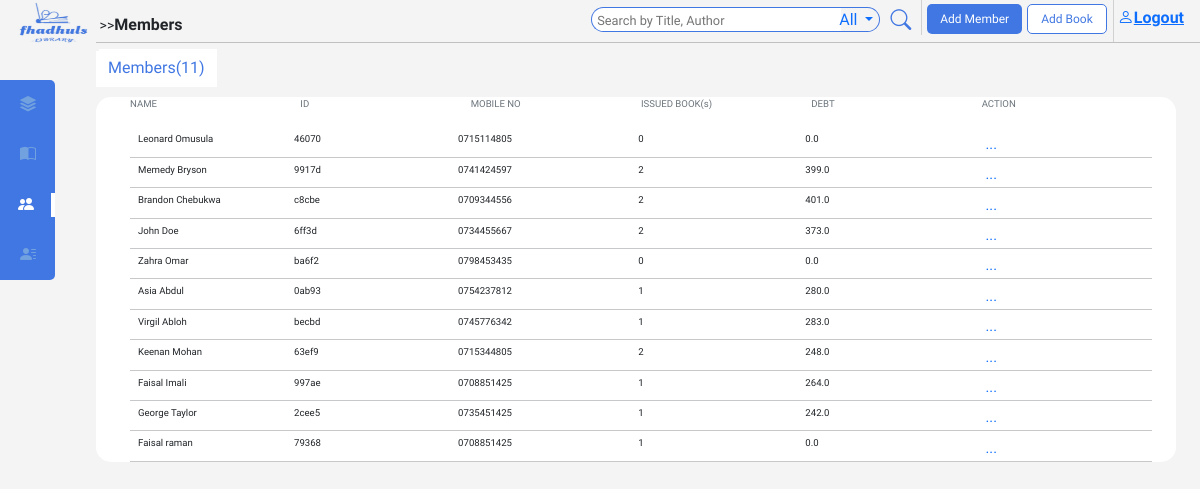
The page /members/ (signed in) on the database as committed earlier.
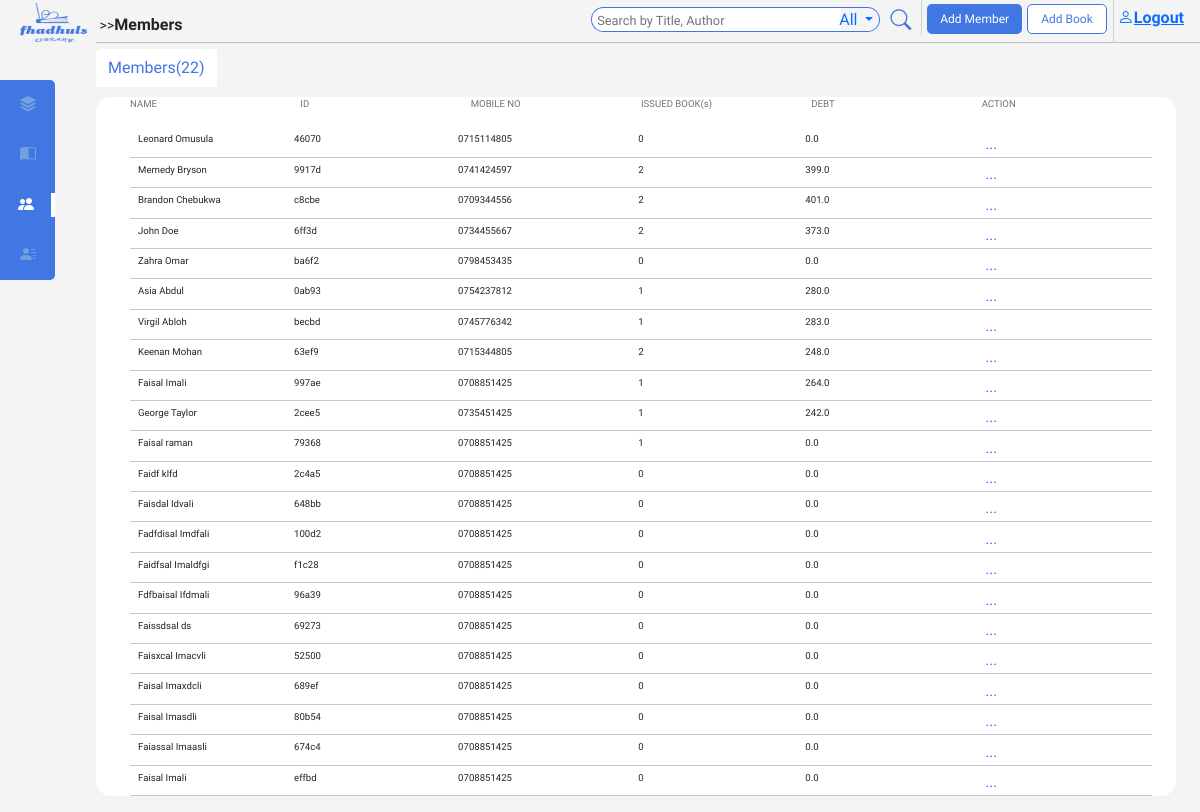
The same page on the database as committed later.
### main/models.py (models this page shows, shortened)
class Member(models.Model):
    member_id = models.UUIDField(default=uuid.uuid4, editable=False)
    first_name = models.CharField(max_length=200)
    last_name = models.CharField(max_length=200)
    GENDERS = [('male', 'male'),
                ('female', 'female')
        ]
    gender = models.CharField(max_length=10, choices=GENDERS, null=True)
    age = models.IntegerField(null=True)
    debt = models.FloatField(default=0.0)
    member_since = models.DateTimeField(auto_now_add=True)
    profile_img = CloudinaryField('image')
    address = models.CharField(max_length=200)
    mobile_no = models.CharField(max_length=10)
    national_id = models.CharField(max_length=8)
    email = models.CharField(max_length=200)

### main/views.py (the view)
# urls.py: path('members/', views.MembersDetails, name='membersdetails'),
@login_required(login_url='login')
def MembersDetails(request):
    members = Member.objects.all()
    context = {'members': members, 'mr': 'mr'}
    return render(request, 'main/members.html', context)

### main/templates/main/members.html (shortened to what this page needs)
{% extends 'main/base.html' %}
{% block content %}
{% include 'main/navbar.html' %}
<div class="mCount">Members({{ members.count }})</div>
<div id='bookPage'>
    <ul>
        <li id="sectionHeader" class="d-flex justify-content-between ps-md-4 pe-md-4">
          <p class="text-secondary text-start" style="width: 20%">NAME</p>
          <p class="text-secondary text-start hideSm" style="width: 20%">ID</p>
          <p class="text-secondary text-start" style="width: 20%">MOBILE NO</p>
          <p class="text-secondary text-start" style="width: 20%">ISSUED BOOK(s)</p>
          <p class="text-secondary text-start hideSm" style="width: 20%">DEBT</p>
          <p class="text-secondary text-start" style="width: 20%">ACTION</p>
        </li>
        <li>
       <ul class="ps-0 ps-md-4 pe-md-4">
        {% for member in members %}
        <li class="listDIvider d-flex justify-content-between align-items-center text-dark">
          <p class="text-start d-flex"><span><img class="bookImg" height="30px" src="{{ book.img_url}}" alt=""></span> <span class="ms-2" > {{ member.first_name}} {{ member.last_name}} </span> </p>
          <p class="text-start hideSm">{{ member.member_id|stringformat:"s" |slice:":5"}}</p>
          <p>{{ member.mobile_no }}</p>
          {% with issuedBooks=member.transaction_set.all  %}
          <p class="text-start ps-3">{{ issuedBooks.count }}</p>
          {% endwith %}
          <p class="text-start hideSm ps-3">{{ member.debt }}</p>
          <p style="width: 5px;">
            <div class="dropdown" style="left: 17px;">
            <a href="#" role="button" data-bs-toggle="dropdown" data-bs-target="#c" class="action">
            ...
           </a>
        </div></p>
        </li>
        <hr >
        {% endfor %}
       </ul>
        </li>
      </ul>
</div>
{% endblock content %}

### main/templates/main/base.html (shortened to what this page needs)
{% load static %}
<!DOCTYPE html>
<html lang="en">
<head>
    <link href="https://cdn.jsdelivr.net/npm/bootstrap@5.1.3/dist/css/bootstrap.min.css" rel="stylesheet">
<link rel="stylesheet" href="https://cdn.jsdelivr.net/npm/bootstrap-icons@1.11.3/font/bootstrap-icons.min.css">
<link rel="stylesheet" href="https://cdnjs.cloudflare.com/ajax/libs/animate.css/4.1.1/animate.min.css">
<link rel="stylesheet" href="{% static 'css/min.css' %}">
</head>
<body >
    <div class="">
        {% block content %}
        {% endblock content %}
    </div>
</body>
</html>

### main/templates/main/navbar.html (shortened to what this page needs)
{% load static %}
<div id="nav">
  <div class="{% if h%} active {% else %} unactive {% endif %}"><p style="font-size: 0.4em;"><a href="{% url 'home' %}">Dashboard</a></p><i class="bi bi-stack"></i></div>
  <div class="{% if br or bi%} active navborder{% else %} unactive {% endif %}"><p style="font-size: 0.5em;  margin-right: 4px;"><a href="{% url 'bookdetails'%}">Books</a></p><i class="bi bi-book-half"></i></div>
  <div class="{% if mr or mi%} active {% else %} unactive {% endif %}"><p style="font-size: 0.5em;"><a href="{% url 'membersdetails' %}">Members</a></p><i class="bi bi-people-fill"></i></div>
  <div class="{% if l%} active {% else %} unactive {% endif %}"><p style="font-size: 0.5em;"><a href="{% url 'librarians' %}">Librarians</a></p><i class="bi bi-person-lines-fill"></i></div>
</div>
  <div id="activeLink" class="{% if bi or mi%} activeLinkxlg {% endif%}  d-flex justify-content-between align-items-baseline pe-3">
    <img id="logo" class="hideSm" src="{% static 'image/logo1.jpg' %}" alt="">
    {% if h%}
    <h5 class="ms-4 mb-0 pt-2 text-dark"><small>&gt&gt</small><strong> Dashboard</strong></h5>
    {% elif br %}
    <h5 class="ms-4 mb-0 pt-2 text-dark"><small>&gt&gt</small><strong>Books</strong></h5>
    {% elif bi %}
    <h5 class="ms-4 mb-0 pt-2 text-dark"><small>&gt&gt</small><strong>Books</strong><small class="ms-3 hideSm">&gt&gt {{ book.title }} </small> </h5>
    {% elif mr %}
    <h5 class="ms-4 mb-0 pt-2 text-dark"><small>&gt&gt</small><strong>Members</strong></h5>
    {% elif mi %}
    <h5 class="ms-4 mb-0 pt-2 text-dark"><small>&gt&gt</small><strong>Members</strong><small class="ms-3 hideSm">&gt&gt {{ member.first_name }} {{ member.last_name }}</small> </h5>
    {%elif l %}
    <h5 class="ms-4 mb-0 pt-2 text-dark"><small>&gt&gt</small><strong>Librarians</strong></h5>
    {% endif %}
    <div id="searchinput" class="d-flex " style="position: relative; {% if l %} margin-left: auto; margin-top: 10px;{% endif %}">
      <span class="{% if l %} hide {% endif%}">
      <form action="{% url 'home' %}" method="GET" id="searchInput" class="d-flex">
        <input class="me-2 hidelg {% if bi or mi%} hidexlg {% endif%}" id="searchform" type="search" placeholder="Search by Title, Author" name="q">
        <div id="filterDropdown" class="dropdown hidelg {% if bi or mi%} hidexlg {% endif%}" >
          <a class="dropdown-toggle" href="#" role="button" id="searchFilter" data-bs-toggle="dropdown">
            All
          </a>
        </div>
        <button id="searchBtn" type="submit" class="dropdown hidelg {% if bi or mi%} hidexlg {% endif%} "><i class="bi bi-search" style="color: rgb(65, 119, 226);"></i></button>
      </form>
    </span>
      <button class="addMemberBtn mb-2 {% if l %} hide {% endif%}" type="button" data-bs-toggle="modal" data-bs-target="#myModal1">Add Member</button>
      <button  class="addBookBtn mb-2 {% if l %} hide {% endif%}" type="button" data-bs-toggle="modal" data-bs-target="#myModal">Add Book</button>
      <a href="{% url 'logout' %}"><div class="logout" style="display: flex; border-left: 1px solid rgb(209, 209, 209);margin-left: 6px; padding-left: 4px; padding-top: 6px;font-weight: bold;">
          <i class="bi bi-person"></i>
          <p style="margin-bottom: 0px;">Logout</p>
    </div></a>
      </div>
    </div>
    <hr id="navdiv">

### static/css/min.css (style rules this page uses)
body { font-family: 'Signika', sans-serif; background-color: #f5f4f4; box-sizing: border-box; }
ul { list-style: none; }
#logo { width: 8%; height: 51px; position: absolute; left: 3px; top: 0px; }
.logout { padding-bottom: 12px; }
#nav { position: fixed; top: 10vh; left: 0px; display: flex; flex-direction: column; justify-content: space-around; align-items: center; color: white; border-top-right-radius: 5px; border-bottom-right-radius: 5px; margin-left: 0px; width: 55px; height: 200px; background-color: rgb(65, 119, 226); transition: width 0.5s ease; text-align: start; }
#nav div { display: flex; justify-content: center; align-items: center; padding-left: 18px; padding-right: 17px; transition: color 0.3s ease-in-out, font-size 0.2s ease; }
.unactive { color: rgb(114, 161, 223); border-right: 3px solid rgb(194, 194, 194); border: none; }
.active { color: white; border-right: 4px solid white; }
#activeLink { margin-left: 6.3%; margin-top: -9px; }
#activeLink strong { font-size: 0.8em; font-family: 'Signika', sans-serif; }
#activeLink small { font-size: 0.7em; font-family: 'Signika', sans-serif; }
#activeLink h5 { position: relative; bottom: -12px; }
#searchform { padding: 2px 5px; border: 1px solid rgb(65, 119, 226); color: rgb(65, 119, 226); width: 250px; height: 25px; border-right: none; border-radius: 15px 0 0 15px; position: relative; bottom: -7px; }
#searchInput { border-right: 1px solid rgb(209, 209, 209); }
#searchinput button { color: rgb(65, 119, 226); padding:5px 13px; border-radius: 5px; border: 1px solid rgb(65, 119, 226); background-color: white; height: 30px; font-size: 1.5vh; margin-top: 4px; }
#searchinput button:nth-child(2) { background-color: rgb(65, 119, 226); padding:5px 13px; margin-right: 5px; margin-left: 5px; border-radius: 5px; border: none; color: white; }
::placeholder { font-size: 0.8em; }
#searchFilter { border: 1px solid rgb(65, 119, 226); padding: 0px 6px; text-decoration: none; margin-left: -16px; border-left: none; border-radius: 0 16px 16px 0; display: inline-block; height: 25px; position: relative; bottom: -7px; }
#searchBtn { border: none !important; background-color: #f5f4f4 !important; font-size: 1.3em !important; padding: 0 !important; margin: 5px 10px 0 10px !important; }
#navdiv { margin-left: 8%; margin-top: 0; margin-bottom: 15px; }
input { font-weight: 200; }
.action { text-decoration: none; font-size: 1.5em; padding: 0px 8px; text-align: center; border-radius: 30px; }
#bookPage, #librarians { background-color: white; margin-left: 8%; margin-right:2%; border-radius: 15px; font-size: 0.6em; }
#bookPage hr, #bookInfo hr, #librarians hr { margin: 0px; }
#bookPage ul { padding-left: 10px; }
hr { margin: 0px; }
.listDIvider { padding-top: 5px; }
.listDIvider p { width: 20%; margin-bottom: 10px; }
.mCount, .bCount { margin-top: -9px; margin-left: 8%; background-color: white; width: fit-content; padding: 7px 12px; margin-bottom: 10px; color: rgb(65, 119, 226); }
@media (min-width: 968px) { #nav { width: 55px; } }

Rows that differ between the two databases and show on the page:
added Member: first_name "Faidf", last_name "klfd", member_id "2c4a5", mobile_no "0708851425", transaction_set.all.count "0", debt "0.0"
added Member: first_name "Faisdal", last_name "Idvali", member_id "648bb", mobile_no "0708851425", transaction_set.all.count "0", debt "0.0"
added Member: first_name "Fadfdisal", last_name "Imdfali", member_id "100d2", mobile_no "0708851425", transaction_set.all.count "0", debt "0.0"
added Member: first_name "Faidfsal", last_name "Imaldfgi", member_id "f1c28", mobile_no "0708851425", transaction_set.all.count "0", debt "0.0"
added Member: first_name "Fdfbaisal", last_name "Ifdmali", member_id "96a39", mobile_no "0708851425", transaction_set.all.count "0", debt "0.0"
added Member: first_name "Faissdsal", last_name "ds", member_id "69273", mobile_no "0708851425", transaction_set.all.count "0", debt "0.0"
added Member: first_name "Faisxcal", last_name "Imacvli", member_id "52500", mobile_no "0708851425", transaction_set.all.count "0", debt "0.0"
added Member: first_name "Faisal", last_name "Imaxdcli", member_id "689ef", mobile_no "0708851425", transaction_set.all.count "0", debt "0.0"
added Member: first_name "Faisal", last_name "Imasdli", member_id "80b54", mobile_no "0708851425", transaction_set.all.count "0", debt "0.0"
added Member: first_name "Faiassal", last_name "Imaasli", member_id "674c4", mobile_no "0708851425", transaction_set.all.count "0", debt "0.0"
added Member: first_name "Faisal", last_name "Imali", member_id "effbd", mobile_no "0708851425", transaction_set.all.count "0", debt "0.0"
Other text that changed with them:
{{ members.count }}: "11" → "22"
